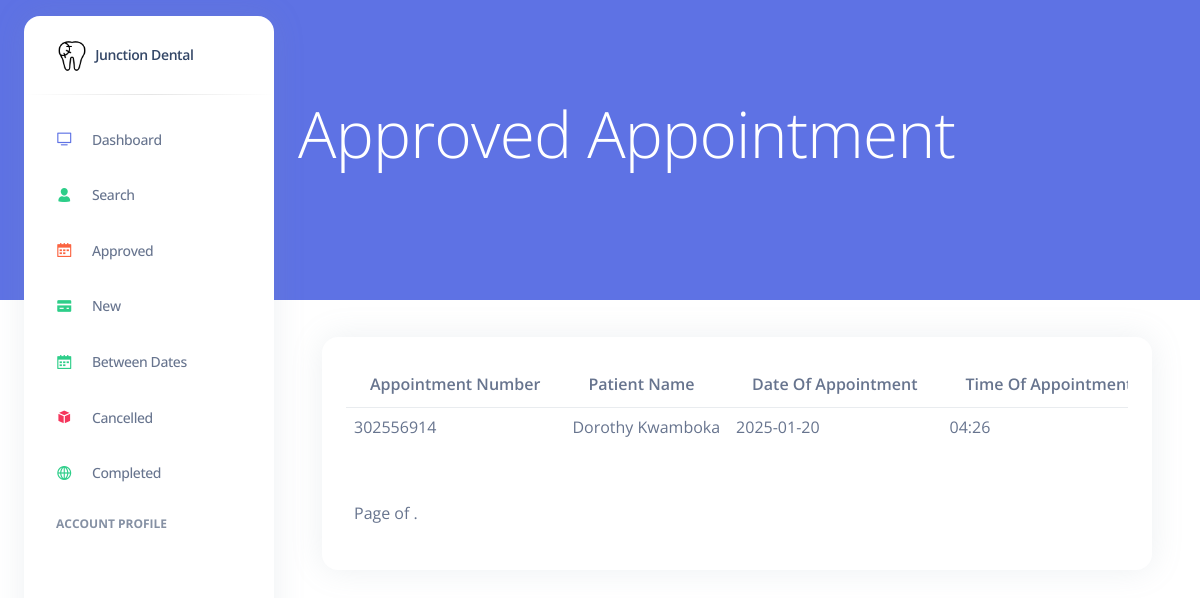
/Dashboard/DoctorPatientApprovedAppointment (signed in), run on the app's committed database.
### Appointment/models.py (models this page shows, shortened)
class Appointment(models.Model):
    appointment_number = models.IntegerField(default=0, null='TRUE')
    appointee = models.ForeignKey(User, on_delete=models.CASCADE, related_name='patients', null=True, blank=False)
    fullname = models.CharField(max_length=250)
    mobile_number = models.CharField(max_length=11)
    email = models.EmailField(max_length=100)
    date_of_appointment = models.CharField(max_length=250)
    time_of_appointment = models.CharField(max_length=250)
    doctor_id = models.ForeignKey(DoctorReg, blank=True, null=True, on_delete=models.CASCADE)
    worry_id = models.ForeignKey(Specialization, on_delete=models.CASCADE, default=0, null=False)
    additional_msg = models.TextField(blank=True)
    remark = models.CharField(max_length=250, default=0)
    status = models.CharField(default=0, max_length=200)
    prescription = models.TextField(blank=True, default=0)
    recommended_test = models.TextField(blank=True, default=0)
    created_at = models.DateTimeField(auto_now_add=True)
    updated_at = models.DateTimeField(auto_now=True)
    appoint_status = models.CharField('Status', max_length=10, null=True, choices=APPOINTMENT_STATUS_CHOICES, blank=False, )
    payment = models.BooleanField('Payment', default=False, blank=True, null=True, choices=PAYMENT_CHOICES)

### Dashboard/views.py (the view)
# urls.py: path('DoctorPatientApprovedAppointment', Patient_Approved_Appointment, name='patient_approved_appointment'),
@login_required(login_url='/accounts/login')
def Patient_Approved_Appointment(request):
    doctor_admin = request.user
    doctor_reg = DoctorReg.objects.get(member=doctor_admin)
    patientdetails1 = Appointment.objects.filter(status='Approved', doctor_id=doctor_reg)
    context = {'patientdetails1': patientdetails1, 'app_word': 'Approved'}
    return render(request, 'dashboard/includes/patient_app_appointment.html', context)

### Templates/dashboard/includes/patient_app_appointment.html (shortened to what this page needs)
{% extends 'dashboard/base.html' %}
{% block content %}
<div class="container-fluid page-header py-5 mb-5 wow fadeIn" data-wow-delay="0.1s">
    <div class="container py-5">
        <h1 class="display-3 text-white mb-3 animated slideInDown">{{app_word}}  Appointment</h1>
    </div>
</div>
<div class="container-xxl py-1">
    <div class="container">
    <div class="row">
    <div class="col-sm-20">
    <div class="card card- table">
    <div class="card-body">
    <div class="table-responsive">
    <table class="table table-hover table-center mb-0 datatable">
    <thead>
    <tr>
    <th>Appointment Number</th>
    <th>Patient Name</th>
    <th>Date of Appointment</th>
    <th>Time of Appointment</th>
    </tr>
    </thead>
    <tbody>
        {% for i in patientdetails1 %}
    <tr>
    <td>{{i.appointment_number}}</td>
    <td>{{i.fullname}}</td>
    <td>{{i.date_of_appointment}}</td>
    <td>{{i.time_of_appointment}}</td>
    </tr> {% endfor %}
    </tbody>
    </table>
<div class="pagination" style="padding-top: 20px;padding-bottom: 20px;text-align: center;">
    <span class="step-links">
        <span class="current">
            Page {{ view_appointment.number }} of {{ view_appointment.paginator.num_pages }}.
        </span>
    </span>
</div>
    </div>
    </div>
    </div>
    </div>
    </div>
    </div>
</div>
{% endblock %}

### data on the page
Appointment: status "Approved", appointment_number "302556914", fullname "Dorothy Kwamboka", date_of_appointment "2025-01-20", time_of_appointment "04:26"
